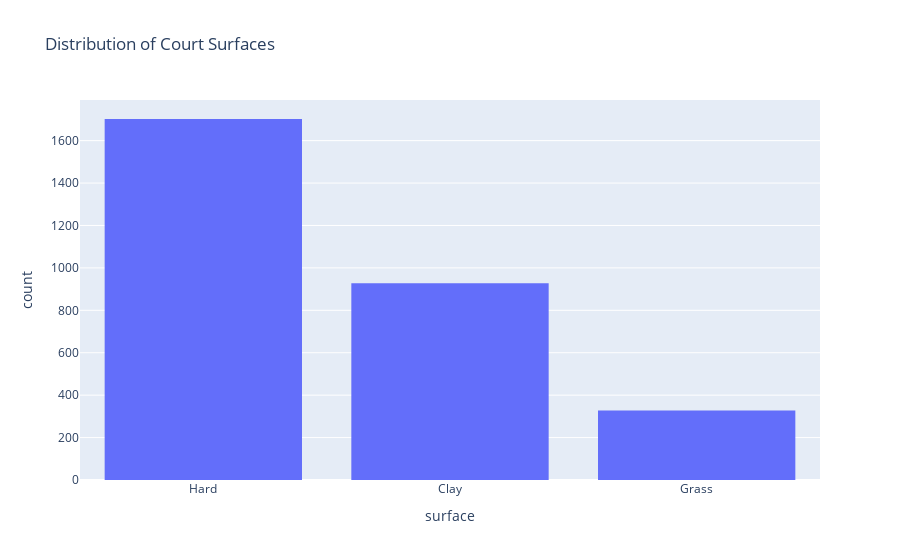

Notebook cell for this chart:
### Code cell
fig = px.histogram(df, x="surface", title="Distribution of Court Surfaces")
fig.show()

### Figure 1 — Plotly figure (JSON) as saved in the notebook; plotly's stock layout.template omitted (floating-point values rounded to 4 significant figures; data arrays with more than 128 entries replaced by an {"elided": "..."} marker saying what was removed)
{"data": [{"bingroup": "x", "hovertemplate": "surface=%{x}<br>count=%{y}<extra></extra>", "legendgroup": "", "marker": {"color": "#636efa", "pattern": {"shape": ""}}, "name": "", "orientation": "v", "showlegend": false, "type": "histogram", "x": {"elided": "2958 str values"}, "xaxis": "x", "yaxis": "y"}], "layout": {"barmode": "relative", "legend": {"tracegroupgap": 0}, "title": {"text": "Distribution of Court Surfaces"}, "xaxis": {"anchor": "y", "domain": [0, 1], "title": {"text": "surface"}}, "yaxis": {"anchor": "x", "domain": [0, 1], "title": {"text": "count"}}}}
